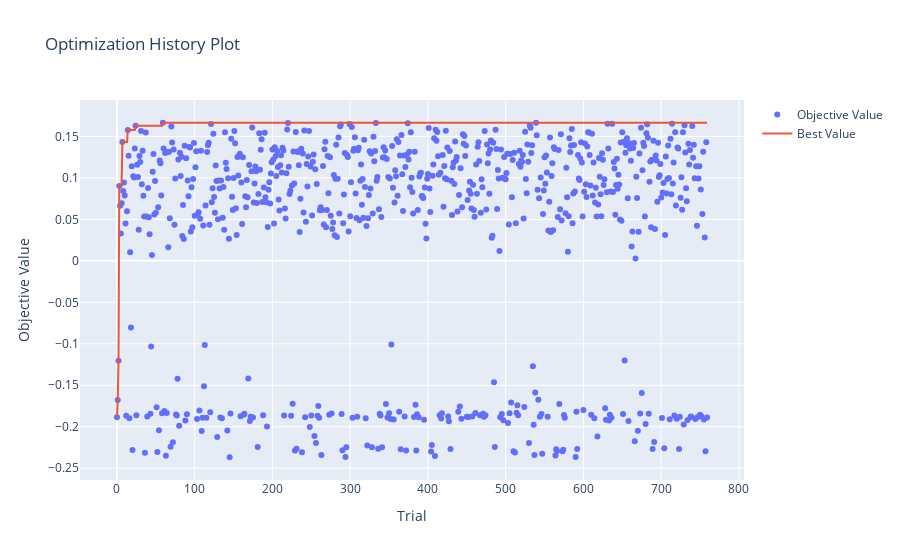

The code cell stored with this chart in its notebook:
### Code cell
fig = optuna.visualization.plot_optimization_history(study_ag)
fig.show()

### Figure 1 — Plotly figure (JSON) as saved in the notebook; plotly's stock layout.template omitted (floating-point values rounded to 4 significant figures; data arrays with more than 128 entries replaced by an {"elided": "..."} marker saying what was removed)
{"data": [{"mode": "markers", "name": "Objective Value", "type": "scatter", "x": {"elided": "760 int values"}, "y": {"elided": "760 float values"}}, {"mode": "lines", "name": "Best Value", "type": "scatter", "x": {"elided": "760 int values"}, "y": {"elided": "760 float values"}}, {"marker": {"color": "#cccccc"}, "mode": "markers", "name": "Infeasible Trial", "showlegend": false, "type": "scatter", "x": [], "y": []}], "layout": {"title": {"text": "Optimization History Plot"}, "xaxis": {"title": {"text": "Trial"}}, "yaxis": {"title": {"text": "Objective Value"}}}}
